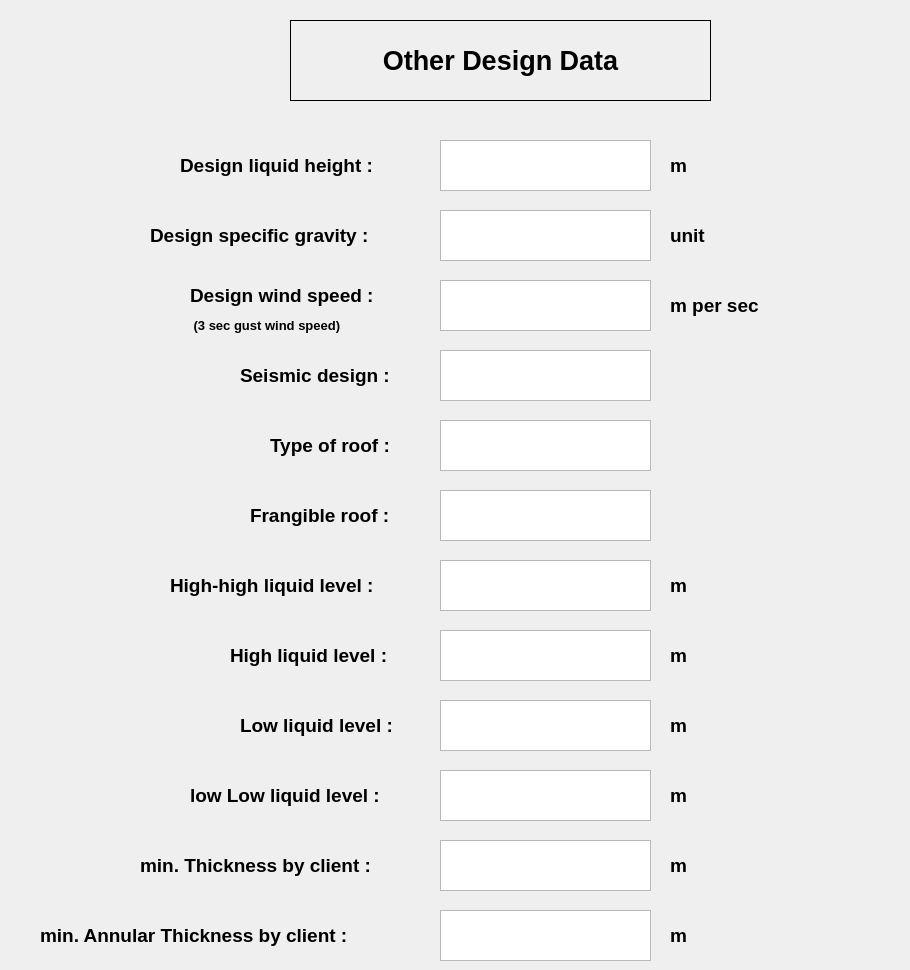
  <widget class="QWidget" name="OtherDesignData">
   <widget class="QLabel" name="Designliquidheight_3">
    <property name="geometry">
     <rect>
      <x>180</x>
      <y>140</y>
      <width>251</width>
      <height>51</height>
     </rect>
    </property>
    <property name="font">
     <font>
      <pointsize>14</pointsize>
      <weight>75</weight>
      <bold>true</bold>
     </font>
    </property>
    <property name="text">
     <string>Design liquid height :</string>
    </property>
   </widget>
   <widget class="QLabel" name="label_2">
    <property name="geometry">
     <rect>
      <x>290</x>
      <y>20</y>
      <width>421</width>
      <height>81</height>
     </rect>
    </property>
    <property name="font">
     <font>
      <pointsize>20</pointsize>
      <weight>75</weight>
      <bold>true</bold>
     </font>
    </property>
    <property name="layoutDirection">
     <enum>Qt::LeftToRight</enum>
    </property>
    <property name="autoFillBackground">
     <bool>true</bool>
    </property>
    <property name="frameShape">
     <enum>QFrame::Box</enum>
    </property>
    <property name="text">
     <string>Other Design Data</string>
    </property>
    <property name="alignment">
     <set>Qt::AlignCenter</set>
    </property>
   </widget>
   <widget class="QLabel" name="unit_27">
    <property name="geometry">
     <rect>
      <x>670</x>
      <y>140</y>
      <width>231</width>
      <height>51</height>
     </rect>
    </property>
    <property name="font">
     <font>
      <pointsize>14</pointsize>
      <weight>75</weight>
      <bold>true</bold>
     </font>
    </property>
    <property name="text">
     <string>m</string>
    </property>
   </widget>
   <widget class="QTextEdit" name="Designliquidheight">
    <property name="geometry">
     <rect>
      <x>440</x>
      <y>140</y>
      <width>211</width>
      <height>51</height>
     </rect>
    </property>
   </widget>
   <widget class="QLabel" name="unit_28">
    <property name="geometry">
     <rect>
      <x>670</x>
      <y>210</y>
      <width>231</width>
      <height>51</height>
     </rect>
    </property>
    <property name="font">
     <font>
      <pointsize>14</pointsize>
      <weight>75</weight>
      <bold>true</bold>
     </font>
    </property>
    <property name="text">
     <string>unit</string>
    </property>
   </widget>
   <widget class="QTextEdit" name="Designspecificgravity">
    <property name="geometry">
     <rect>
      <x>440</x>
      <y>210</y>
      <width>211</width>
      <height>51</height>
     </rect>
    </property>
   </widget>
   <widget class="QLabel" name="Designspecificgravity_3">
    <property name="geometry">
     <rect>
      <x>150</x>
      <y>210</y>
      <width>291</width>
      <height>51</height>
     </rect>
    </property>
    <property name="font">
     <font>
      <pointsize>14</pointsize>
      <weight>75</weight>
      <bold>true</bold>
     </font>
    </property>
    <property name="text">
     <string>Design specific gravity :</string>
    </property>
   </widget>
   <widget class="QTextEdit" name="Designwindspeed">
    <property name="geometry">
     <rect>
      <x>440</x>
      <y>280</y>
      <width>211</width>
      <height>51</height>
     </rect>
    </property>
   </widget>
   <widget class="QLabel" name="unit_29">
    <property name="geometry">
     <rect>
      <x>670</x>
      <y>280</y>
      <width>231</width>
      <height>51</height>
     </rect>
    </property>
    <property name="font">
     <font>
      <pointsize>14</pointsize>
      <weight>75</weight>
      <bold>true</bold>
     </font>
    </property>
    <property name="text">
     <string>m per sec</string>
    </property>
   </widget>
   <widget class="QLabel" name="Designwindspeed_2">
    <property name="geometry">
     <rect>
      <x>190</x>
      <y>270</y>
      <width>331</width>
      <height>51</height>
     </rect>
    </property>
    <property name="font">
     <font>
      <pointsize>14</pointsize>
      <weight>75</weight>
      <bold>true</bold>
     </font>
    </property>
    <property name="text">
     <string>Design wind speed :</string>
    </property>
   </widget>
   <widget class="QTextEdit" name="Seismicdesign">
    <property name="geometry">
     <rect>
      <x>440</x>
      <y>350</y>
      <width>211</width>
      <height>51</height>
     </rect>
    </property>
   </widget>
   <widget class="QLabel" name="Seismicdesign_2">
    <property name="geometry">
     <rect>
      <x>240</x>
      <y>350</y>
      <width>201</width>
      <height>51</height>
     </rect>
    </property>
    <property name="font">
     <font>
      <pointsize>14</pointsize>
      <weight>75</weight>
      <bold>true</bold>
     </font>
    </property>
    <property name="text">
     <string>Seismic design :</string>
    </property>
   </widget>
   <widget class="QTextEdit" name="Typeofroof">
    <property name="geometry">
     <rect>
      <x>440</x>
      <y>420</y>
      <width>211</width>
      <height>51</height>
     </rect>
    </property>
   </widget>
   <widget class="QLabel" name="Typeofroof_2">
    <property name="geometry">
     <rect>
      <x>270</x>
      <y>420</y>
      <width>291</width>
      <height>51</height>
     </rect>
    </property>
    <property name="font">
     <font>
      <pointsize>14</pointsize>
      <weight>75</weight>
      <bold>true</bold>
     </font>
    </property>
    <property name="text">
     <string>Type of roof :</string>
    </property>
   </widget>
   <widget class="QLabel" name="Frangibleroof_2">
    <property name="geometry">
     <rect>
      <x>250</x>
      <y>490</y>
      <width>291</width>
      <height>51</height>
     </rect>
    </property>
    <property name="font">
     <font>
      <pointsize>14</pointsize>
      <weight>75</weight>
      <bold>true</bold>
     </font>
    </property>
    <property name="text">
     <string>Frangible roof :</string>
    </property>
   </widget>
   <widget class="QTextEdit" name="HHLL">
    <property name="geometry">
     <rect>
      <x>440</x>
      <y>560</y>
      <width>211</width>
      <height>51</height>
     </rect>
    </property>
   </widget>
   <widget class="QLabel" name="unit_33">
    <property name="geometry">
     <rect>
      <x>670</x>
      <y>560</y>
      <width>231</width>
      <height>51</height>
     </rect>
    </property>
    <property name="font">
     <font>
      <pointsize>14</pointsize>
      <weight>75</weight>
      <bold>true</bold>
     </font>
    </property>
    <property name="text">
     <string>m</string>
    </property>
   </widget>
   <widget class="QLabel" name="HHLL_2">
    <property name="geometry">
     <rect>
      <x>170</x>
      <y>560</y>
      <width>291</width>
      <height>51</height>
     </rect>
    </property>
    <property name="font">
     <font>
      <pointsize>14</pointsize>
      <weight>75</weight>
      <bold>true</bold>
     </font>
    </property>
    <property name="text">
     <string>High-high liquid level :</string>
    </property>
   </widget>
   <widget class="QLabel" name="Designwindspeed_3">
    <property name="geometry">
     <rect>
      <x>190</x>
      <y>300</y>
      <width>291</width>
      <height>51</height>
     </rect>
    </property>
    <property name="font">
     <font>
      <pointsize>10</pointsize>
      <weight>75</weight>
      <bold>true</bold>
     </font>
    </property>
    <property name="text">
     <string> (3 sec gust wind speed)</string>
    </property>
   </widget>
   <widget class="QTextEdit" name="HLL">
    <property name="geometry">
     <rect>
      <x>440</x>
      <y>630</y>
      <width>211</width>
      <height>51</height>
     </rect>
    </property>
   </widget>
   <widget class="QLabel" name="HLL_2">
    <property name="geometry">
     <rect>
      <x>230</x>
      <y>630</y>
      <width>291</width>
      <height>51</height>
     </rect>
    </property>
    <property name="font">
     <font>
      <pointsize>14</pointsize>
      <weight>75</weight>
      <bold>true</bold>
     </font>
    </property>
    <property name="text">
     <string>High liquid level :</string>
    </property>
   </widget>
   <widget class="QLabel" name="unit_34">
    <property name="geometry">
     <rect>
      <x>670</x>
      <y>630</y>
      <width>231</width>
      <height>51</height>
     </rect>
    </property>
    <property name="font">
     <font>
      <pointsize>14</pointsize>
      <weight>75</weight>
      <bold>true</bold>
     </font>
    </property>
    <property name="text">
     <string>m</string>
    </property>
   </widget>
   <widget class="QTextEdit" name="LLL">
    <property name="geometry">
     <rect>
      <x>440</x>
      <y>700</y>
      <width>211</width>
      <height>51</height>
     </rect>
    </property>
   </widget>
   <widget class="QLabel" name="LLL_2">
    <property name="geometry">
     <rect>
      <x>240</x>
      <y>700</y>
      <width>291</width>
      <height>51</height>
     </rect>
    </property>
    <property name="font">
     <font>
      <pointsize>14</pointsize>
      <weight>75</weight>
      <bold>true</bold>
     </font>
    </property>
    <property name="text">
     <string>Low liquid level :</string>
    </property>
   </widget>
   <widget class="QLabel" name="unit_35">
    <property name="geometry">
     <rect>
      <x>670</x>
      <y>700</y>
      <width>231</width>
      <height>51</height>
     </rect>
    </property>
    <property name="font">
     <font>
      <pointsize>14</pointsize>
      <weight>75</weight>
      <bold>true</bold>
     </font>
    </property>
    <property name="text">
     <string>m</string>
    </property>
   </widget>
   <widget class="QTextEdit" name="LLLL">
    <property name="geometry">
     <rect>
      <x>440</x>
      <y>770</y>
      <width>211</width>
      <height>51</height>
     </rect>
    </property>
   </widget>
   <widget class="QLabel" name="LLLL_2">
    <property name="geometry">
     <rect>
      <x>190</x>
      <y>770</y>
      <width>291</width>
      <height>51</height>
     </rect>
    </property>
    <property name="font">
     <font>
      <pointsize>14</pointsize>
      <weight>75</weight>
      <bold>true</bold>
     </font>
    </property>
    <property name="text">
     <string>low Low liquid level :</string>
    </property>
   </widget>
   <widget class="QLabel" name="unit_36">
    <property name="geometry">
     <rect>
      <x>670</x>
      <y>770</y>
      <width>231</width>
      <height>51</height>
     </rect>
    </property>
    <property name="font">
     <font>
      <pointsize>14</pointsize>
      <weight>75</weight>
      <bold>true</bold>
     </font>
    </property>
    <property name="text">
     <string>m</string>
    </property>
   </widget>
   <widget class="QTextEdit" name="minThicknessbyclient">
    <property name="geometry">
     <rect>
      <x>440</x>
      <y>840</y>
      <width>211</width>
      <height>51</height>
     </rect>
    </property>
   </widget>
   <widget class="QLabel" name="minThicknessbyclient_2">
    <property name="geometry">
     <rect>
      <x>140</x>
      <y>840</y>
      <width>301</width>
      <height>51</height>
     </rect>
    </property>
    <property name="font">
     <font>
      <pointsize>14</pointsize>
      <weight>75</weight>
      <bold>true</bold>
     </font>
    </property>
    <property name="text">
     <string>min. Thickness by client :</string>
    </property>
   </widget>
   <widget class="QLabel" name="unit_37">
    <property name="geometry">
     <rect>
      <x>670</x>
      <y>840</y>
      <width>231</width>
      <height>51</height>
     </rect>
    </property>
    <property name="font">
     <font>
      <pointsize>14</pointsize>
      <weight>75</weight>
      <bold>true</bold>
     </font>
    </property>
    <property name="text">
     <string>m</string>
    </property>
   </widget>
   <widget class="QLabel" name="unit_38">
    <property name="geometry">
     <rect>
      <x>670</x>
      <y>910</y>
      <width>231</width>
      <height>51</height>
     </rect>
    </property>
    <property name="font">
     <font>
      <pointsize>14</pointsize>
      <weight>75</weight>
      <bold>true</bold>
     </font>
    </property>
    <property name="text">
     <string>m</string>
    </property>
   </widget>
   <widget class="QLabel" name="minAnnularThicknessbyclient_2">
    <property name="geometry">
     <rect>
      <x>40</x>
      <y>910</y>
      <width>411</width>
      <height>51</height>
     </rect>
    </property>
    <property name="font">
     <font>
      <pointsize>14</pointsize>
      <weight>75</weight>
      <bold>true</bold>
     </font>
    </property>
    <property name="text">
     <string>min. Annular Thickness by client :</string>
    </property>
   </widget>
   <widget class="QTextEdit" name="minAnnularThicknessbyclient">
    <property name="geometry">
     <rect>
      <x>440</x>
      <y>910</y>
      <width>211</width>
      <height>51</height>
     </rect>
    </property>
   </widget>
   <widget class="QTextEdit" name="Frangibleroof">
    <property name="geometry">
     <rect>
      <x>440</x>
      <y>490</y>
      <width>211</width>
      <height>51</height>
     </rect>
    </property>
   </widget>
  </widget>
